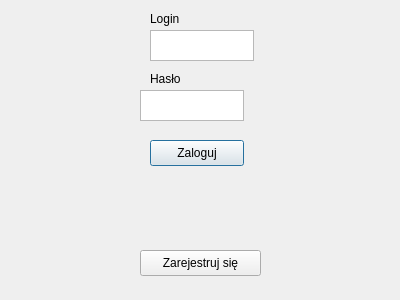
<?xml version="1.0" encoding="UTF-8"?>
<ui version="4.0">
 <class>LoginDialog</class>
 <widget class="QDialog" name="LoginDialog">
  <property name="geometry">
   <rect>
    <x>0</x>
    <y>0</y>
    <width>400</width>
    <height>300</height>
   </rect>
  </property>
  <property name="windowTitle">
   <string>Dialog</string>
  </property>
  <widget class="QTextEdit" name="editPassword">
   <property name="geometry">
    <rect>
     <x>140</x>
     <y>90</y>
     <width>104</width>
     <height>31</height>
    </rect>
   </property>
   <property name="html">
    <string>&lt;!DOCTYPE HTML PUBLIC &quot;-//W3C//DTD HTML 4.0//EN&quot; &quot;http://www.w3.org/TR/REC-html40/strict.dtd&quot;&gt;
&lt;html&gt;&lt;head&gt;&lt;meta name=&quot;qrichtext&quot; content=&quot;1&quot; /&gt;&lt;meta charset=&quot;utf-8&quot; /&gt;&lt;style type=&quot;text/css&quot;&gt;
p, li { white-space: pre-wrap; }
hr { height: 1px; border-width: 0; }
li.unchecked::marker { content: &quot;\2610&quot;; }
li.checked::marker { content: &quot;\2612&quot;; }
&lt;/style&gt;&lt;/head&gt;&lt;body style=&quot; font-family:'Ubuntu Sans'; font-size:11pt; font-weight:400; font-style:normal;&quot;&gt;
&lt;p style=&quot;-qt-paragraph-type:empty; margin-top:0px; margin-bottom:0px; margin-left:0px; margin-right:0px; -qt-block-indent:0; text-indent:0px;&quot;&gt;&lt;br /&gt;&lt;/p&gt;&lt;/body&gt;&lt;/html&gt;</string>
   </property>
  </widget>
  <widget class="QTextEdit" name="editLogin">
   <property name="geometry">
    <rect>
     <x>150</x>
     <y>30</y>
     <width>104</width>
     <height>31</height>
    </rect>
   </property>
   <property name="html">
    <string>&lt;!DOCTYPE HTML PUBLIC &quot;-//W3C//DTD HTML 4.0//EN&quot; &quot;http://www.w3.org/TR/REC-html40/strict.dtd&quot;&gt;
&lt;html&gt;&lt;head&gt;&lt;meta name=&quot;qrichtext&quot; content=&quot;1&quot; /&gt;&lt;meta charset=&quot;utf-8&quot; /&gt;&lt;style type=&quot;text/css&quot;&gt;
p, li { white-space: pre-wrap; }
hr { height: 1px; border-width: 0; }
li.unchecked::marker { content: &quot;\2610&quot;; }
li.checked::marker { content: &quot;\2612&quot;; }
&lt;/style&gt;&lt;/head&gt;&lt;body style=&quot; font-family:'Ubuntu Sans'; font-size:11pt; font-weight:400; font-style:normal;&quot;&gt;
&lt;p style=&quot;-qt-paragraph-type:empty; margin-top:0px; margin-bottom:0px; margin-left:0px; margin-right:0px; -qt-block-indent:0; text-indent:0px;&quot;&gt;&lt;br /&gt;&lt;/p&gt;&lt;/body&gt;&lt;/html&gt;</string>
   </property>
  </widget>
  <widget class="QLabel" name="label">
   <property name="geometry">
    <rect>
     <x>0</x>
     <y>180</y>
     <width>401</width>
     <height>20</height>
    </rect>
   </property>
   <property name="text">
    <string/>
   </property>
   <property name="alignment">
    <set>Qt::AlignCenter</set>
   </property>
  </widget>
  <widget class="QPushButton" name="pushButton">
   <property name="geometry">
    <rect>
     <x>150</x>
     <y>140</y>
     <width>94</width>
     <height>26</height>
    </rect>
   </property>
   <property name="text">
    <string>Zaloguj</string>
   </property>
  </widget>
  <widget class="QLabel" name="label_2">
   <property name="geometry">
    <rect>
     <x>150</x>
     <y>10</y>
     <width>66</width>
     <height>18</height>
    </rect>
   </property>
   <property name="text">
    <string>Login</string>
   </property>
  </widget>
  <widget class="QLabel" name="label_3">
   <property name="geometry">
    <rect>
     <x>150</x>
     <y>70</y>
     <width>66</width>
     <height>18</height>
    </rect>
   </property>
   <property name="text">
    <string>Hasło</string>
   </property>
  </widget>
  <widget class="QPushButton" name="pushButton_2">
   <property name="geometry">
    <rect>
     <x>140</x>
     <y>250</y>
     <width>121</width>
     <height>26</height>
    </rect>
   </property>
   <property name="text">
    <string>Zarejestruj się</string>
   </property>
  </widget>
 </widget>
 <resources/>
 <connections/>
</ui>
